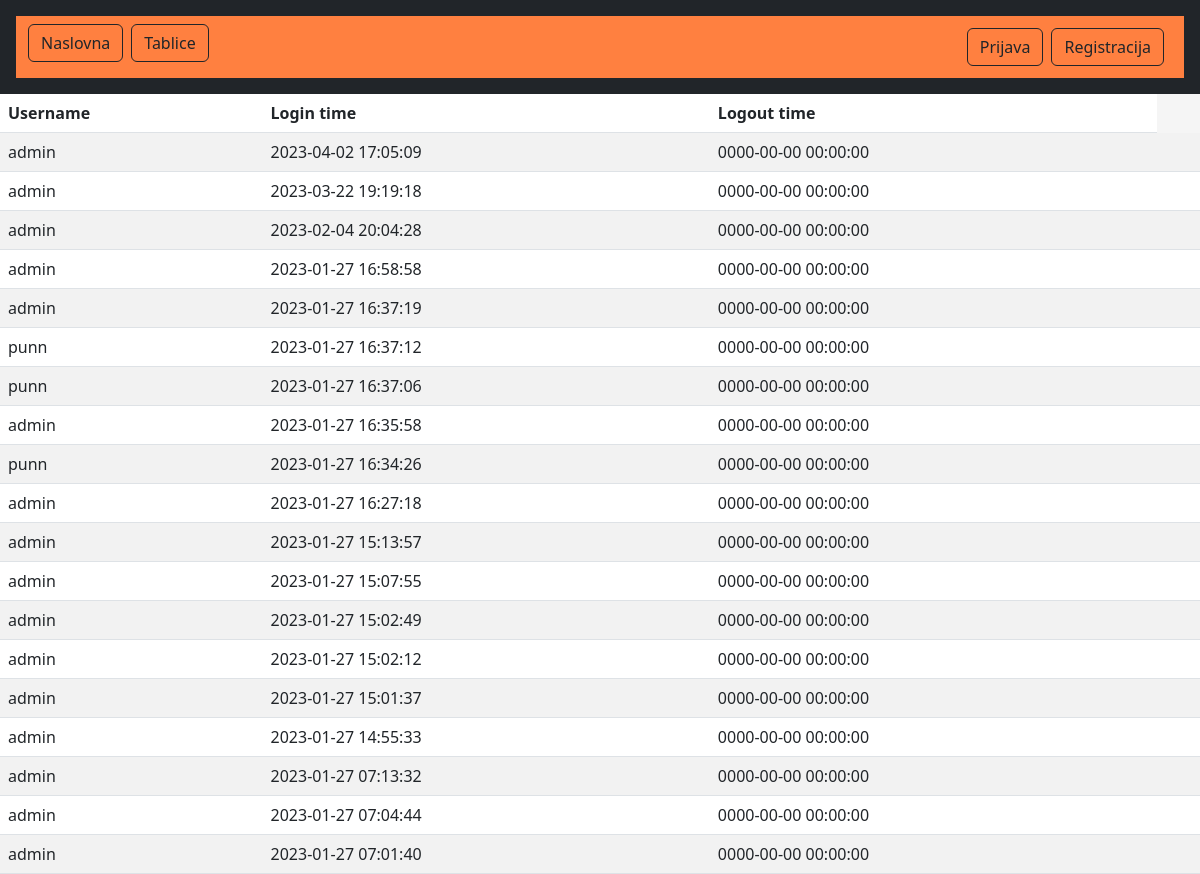
The page /ispis/ispisstatistike.php on the database its author committed.
### tables this page shows
CREATE TABLE `sistemstatistics` (
  `id` int(11) NOT NULL AUTO_INCREMENT,
  `username` varchar(255) NOT NULL,
  `LoginUnix` int(11) DEFAULT NULL,
  `LoginDateTime` datetime DEFAULT NULL,
  `LogoutUnix` int(11) DEFAULT NULL,
  `LogoutDateTime` datetime DEFAULT NULL,
  PRIMARY KEY (`id`)
);

### ispis/ispisstatistike.php (the view, shortened to what this page needs)
<table class="table table-striped table-hover">
  <thead>
  <tr>
    <th scope="col">Username</th>
    <th scope="col">Login time</th>
    <th scope="col">Logout time</th>
  </tr>
  </thead>
  <tbody>
<?php
include_once '../includes/header.inc.php';
$serverName = "localhost";
$dBUsername = "root";
$dBPassword = "";
$dBName = "loginsistem";
$conn = mysqli_connect($serverName, $dBUsername, $dBPassword, $dBName);
  $sql = "SELECT * FROM sistemstatistics ORDER BY id DESC";
  $result = mysqli_query($conn, $sql);
  $resultCheck = mysqli_num_rows($result);
  if ($resultCheck > 0) {
    while ($row  = mysqli_fetch_assoc($result)) {
      ?>
            <tr>
              <td><?php echo $row['username'] ?></td>
              <td><?php echo $row['LoginDateTime'] ?></td>
              <td><?php echo $row['LogoutDateTime'] ?></td>
              <td></td>
            </tr>
      <?php
    }
  }
  ?>
  </tbody>
  </table>

### css/sign-in.css (style rules this page uses)
html, body { height: 100%; }
body { align-items: center; padding-bottom: 40px; background-color: #f5f5f5; }

### rows shown on the page
sistemstatistics: username "admin", LoginDateTime "2023-04-02 17:05:09", LogoutDateTime "0000-00-00 00:00:00"
sistemstatistics: username "admin", LoginDateTime "2023-03-22 19:19:18", LogoutDateTime "0000-00-00 00:00:00"
sistemstatistics: username "admin", LoginDateTime "2023-02-04 20:04:28", LogoutDateTime "0000-00-00 00:00:00"
sistemstatistics: username "admin", LoginDateTime "2023-01-27 16:58:58", LogoutDateTime "0000-00-00 00:00:00"
sistemstatistics: username "admin", LoginDateTime "2023-01-27 16:37:19", LogoutDateTime "0000-00-00 00:00:00"
sistemstatistics: username "punn", LoginDateTime "2023-01-27 16:37:12", LogoutDateTime "0000-00-00 00:00:00"
sistemstatistics: username "punn", LoginDateTime "2023-01-27 16:37:06", LogoutDateTime "0000-00-00 00:00:00"
sistemstatistics: username "admin", LoginDateTime "2023-01-27 16:35:58", LogoutDateTime "0000-00-00 00:00:00"
sistemstatistics: username "punn", LoginDateTime "2023-01-27 16:34:26", LogoutDateTime "0000-00-00 00:00:00"
sistemstatistics: username "admin", LoginDateTime "2023-01-27 16:27:18", LogoutDateTime "0000-00-00 00:00:00"
sistemstatistics: username "admin", LoginDateTime "2023-01-27 15:13:57", LogoutDateTime "0000-00-00 00:00:00"
sistemstatistics: username "admin", LoginDateTime "2023-01-27 15:07:55", LogoutDateTime "0000-00-00 00:00:00"
sistemstatistics: username "admin", LoginDateTime "2023-01-27 15:02:49", LogoutDateTime "0000-00-00 00:00:00"
sistemstatistics: username "admin", LoginDateTime "2023-01-27 15:02:12", LogoutDateTime "0000-00-00 00:00:00"
sistemstatistics: username "admin", LoginDateTime "2023-01-27 15:01:37", LogoutDateTime "0000-00-00 00:00:00"
sistemstatistics: username "admin", LoginDateTime "2023-01-27 14:55:33", LogoutDateTime "0000-00-00 00:00:00"
sistemstatistics: username "admin", LoginDateTime "2023-01-27 07:13:32", LogoutDateTime "0000-00-00 00:00:00"
sistemstatistics: username "admin", LoginDateTime "2023-01-27 07:04:44", LogoutDateTime "0000-00-00 00:00:00"
sistemstatistics: username "admin", LoginDateTime "2023-01-27 07:01:40", LogoutDateTime "0000-00-00 00:00:00"
